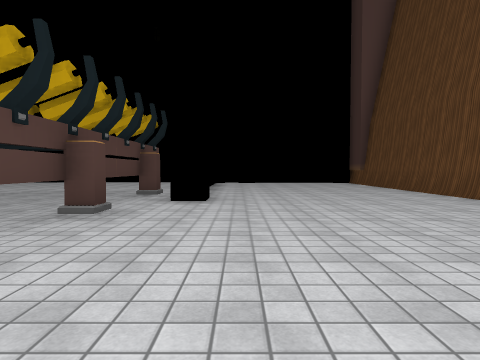
[1] (above)

19 first-person views from a walk through a scene from a Unity 3-D project. The camera is 1.2 m above the floor, tilts 2° down and sees 75° across. The floor is counted in squares, 2 m on a side. Each view is taken from the middle of a square. On the plan, view 1 faces up. The plan holds only what a view shows up to about 9 squares ahead; the rest is blank. The place goes on beyond the plan. Some animated figures are not drawn. Some surface patterns are stand-ins.

[2]
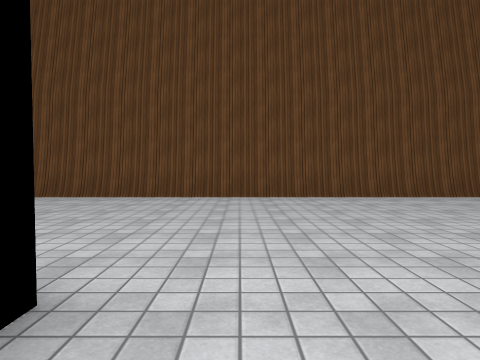

[3]
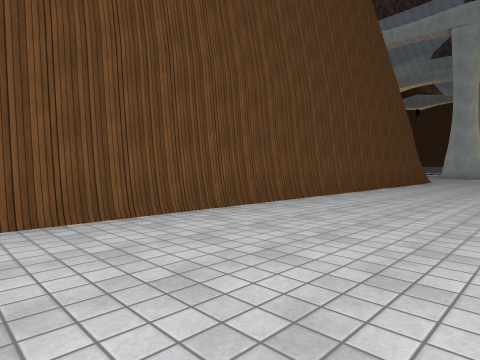

[4]
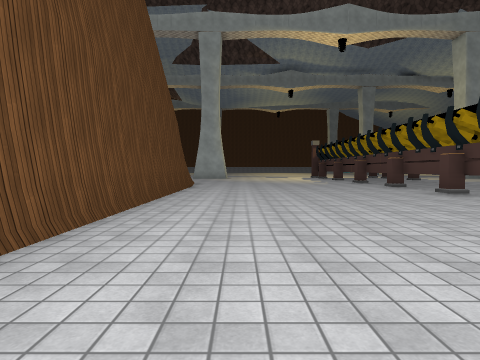

[5]
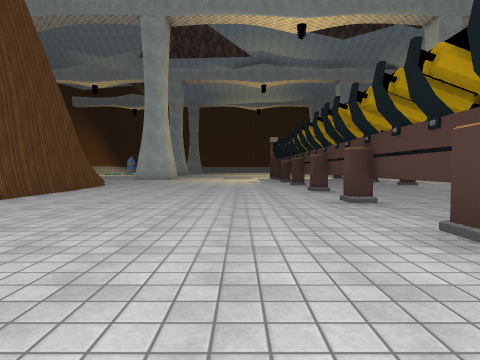

[6]
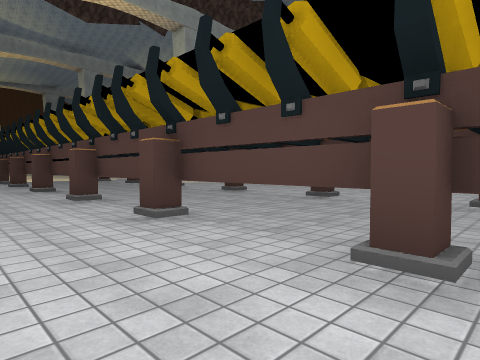

[7]
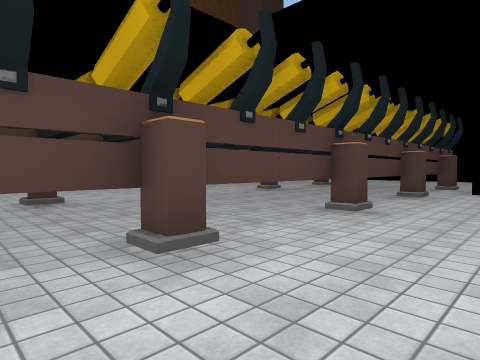

[8]
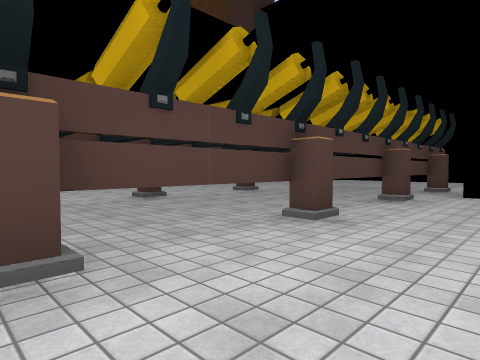

[9]
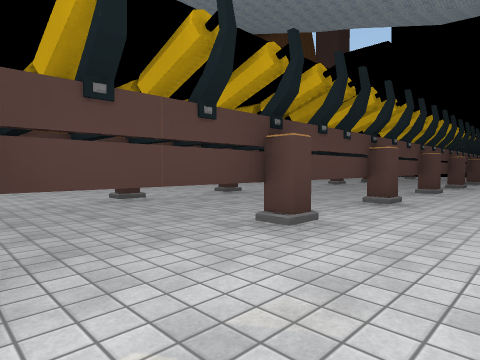

[10]
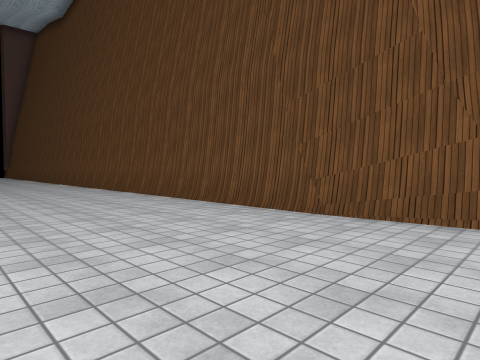

[11]
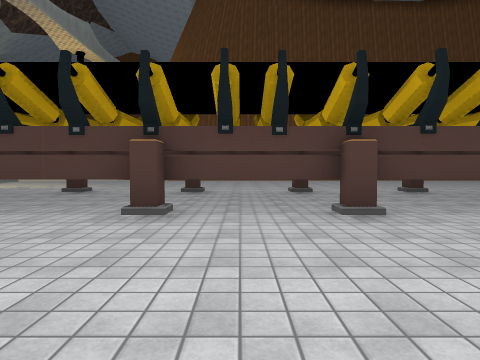

[12]
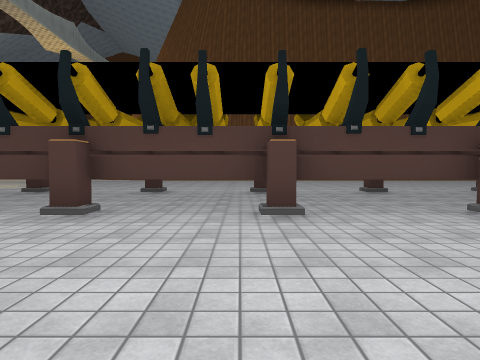

[13]
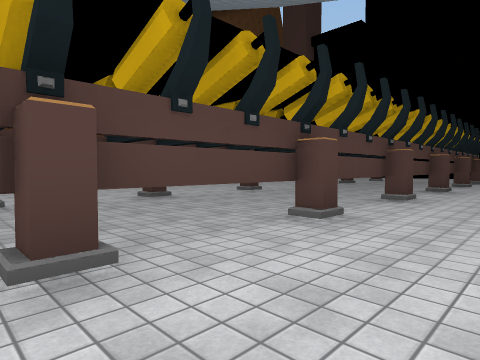

[14]
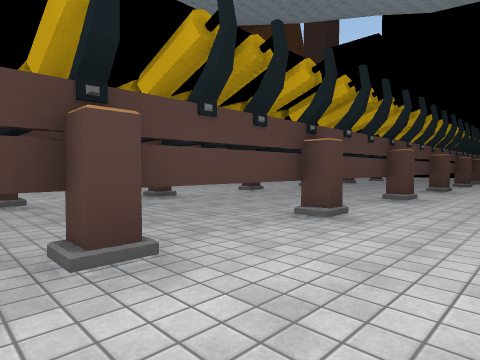

[15]
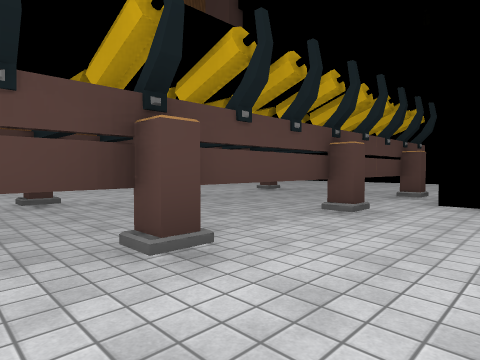

[16]
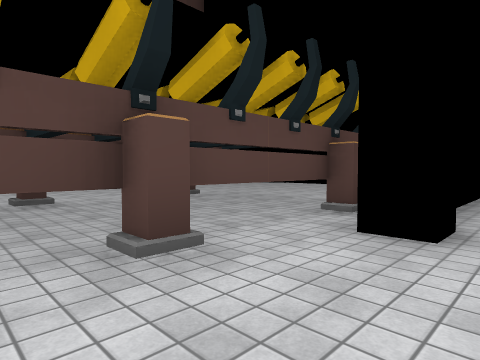

[17]
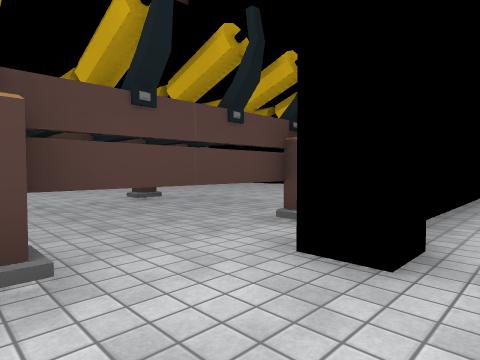

[18]
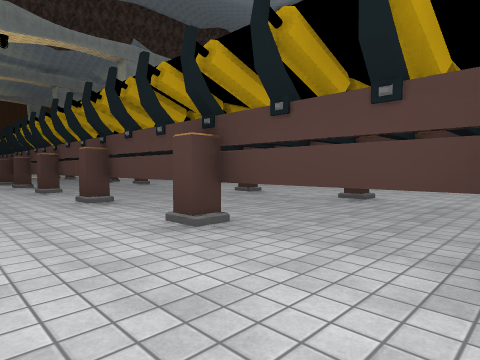

[19]
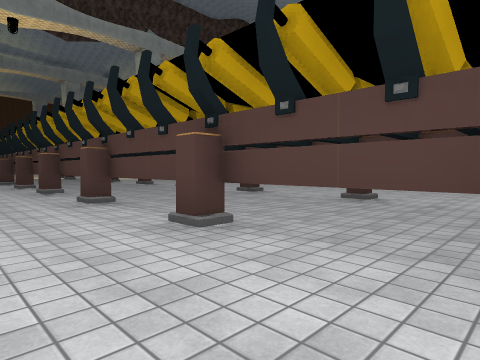

### Floor plan
Points are (right, up) in squares from view 1. A wall is a line through its corners. A room is listed if a view was taken in it or the views show most of it. See-through windows are left out.
Room 1 (views 1, 3, 4, 5, 6, 7, 8, 9, 10, 11, 12, 13, 14, 15, 16, 17, 18, 19)
walls: (-1.9, -1.5) (-1.9, -1.8); (-1.9, 1.4) (-1.9, 1.1); (-2.2, -3.5) (-2.2, -4.4); (-1.9, -4.4) (-1.9, -4.8) (-2.2, -4.8) (-2.2, -7.3) (-1.9, -7.3) (-1.9, -7.6); (-1.9, 4.5) (-1.9, 4); (-1.9, -10) (-1.9, -10.4); (4.8, -10.9) (4.8, 9.6); (5.1, -12.5) (4.8, -10.4); (-1.9, -13) (-1.9, -13.4)
ways out: opening at (-2.5, -11.5) to room 2; opening at (-2.5, -8.5) to room 2; opening at (-2.5, -3) to room 2; opening at (-2.5, -0.5) to room 2; opening at (-2.5, 2.5) to room 2; opening at (-2.5, 5) to room 2; gap at (-3, -5) to room 2
Room 2 (view 2)
walls: (-1.9, 1.1) (-2.2, 1.1) (-2.2, -1.5) (-1.9, -1.5); (-1.9, -1.8) (-2.2, -1.8) (-2.2, -3.5); (-1.9, 4) (-2.2, 4) (-2.2, 1.4) (-1.9, 1.4); (-2.2, -4.4) (-1.9, -4.4); (-1.9, 7) (-2.2, 7) (-2.2, 4.4); (-1.9, -7.6) (-2.2, -7.6) (-2.2, -10) (-1.9, -10); (-1.9, -10.4) (-2.2, -10.4) (-2.2, -13) (-1.9, -13)
low walls: (-6.2, 1.4) (-5.8, 1.4) (-5.8, 1.1) (-6.2, 1.1); (-5.8, -1.5) (-5.8, -1.8) (-6.2, -1.8); (-5.8, 4.5) (-5.8, 3.9); (-6.2, -4.4) (-5.8, -4.4) (-5.8, -4.8); (-5.8, 7.5) (-5.8, 7) (-6.2, 7); (-6.2, -7.3) (-5.8, -7.3) (-5.8, -7.6); (-6.2, -10) (-5.8, -10) (-5.8, -10.4) (-6.2, -10.4); (-6.2, -13) (-5.8, -13) (-5.8, -13.4)
ways out: opening at (-2.5, -11.5) to room 1; opening at (-2.5, -8.5) to room 1; opening at (-2.5, -3) to room 1; opening at (-2.5, -0.5) to room 1; opening at (-2.5, 2.5) to room 1; opening at (-2.5, 5) to room 1; gap at (-3, -5) to room 1

Where each view was taken, in squares from view 1:
view 1: 0 up, 0 right, facing up
view 2: 5 up, 2 left, facing right
view 3: 3 up, 1 right, facing down-right
view 4: 0 up, 3 right, facing down
view 5: 2 down, 0 right, facing down
view 6: 4 down, 0 right, facing down-left
view 7: 3 down, 0 right, facing up-left
view 8: 2 down, 0 right, facing up-left
view 9: 13 down, 0 right, facing up-left
view 10: 13 down, 1 right, facing up-right
view 11: 9 down, 2 right, facing left
view 12: 8 down, 2 right, facing left
view 13: 8 down, 0 right, facing up-left
view 14: 11 down, 0 right, facing up-left
view 15: 0 up, 0 right, facing up-left
view 16: 3 up, 0 right, facing up-left
view 17: 4 up, 0 right, facing up-left
view 18: 4 up, 0 right, facing down-left
view 19: 1 up, 0 right, facing down-left
